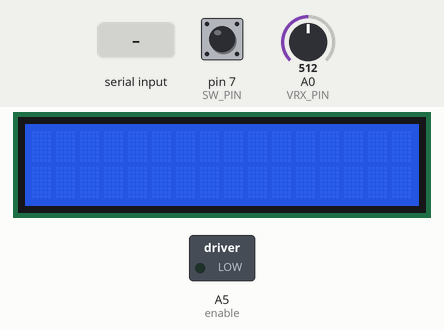
A sketch run on a simulated Arduino Uno, built with avr-gcc and run on an emulated ATmega328P. Parts: 16×2 character LCD, switched loads named in the sketch (green lamp = pin HIGH). Inputs (shaded band) come from the test bench; at power-on: pin 7 (SW_PIN) HIGH, A0 (VRX_PIN) = 512. What the sketch prints to the serial monitor is not drawn.

Above: at 1.2 s.
1.3 s: pin 7 (SW_PIN) pulled LOW for 0.15 s
At 4.1 s:
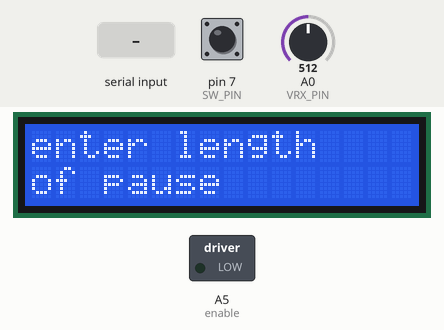
4.4 s: "1\n" received over Serial
At 7.2 s:
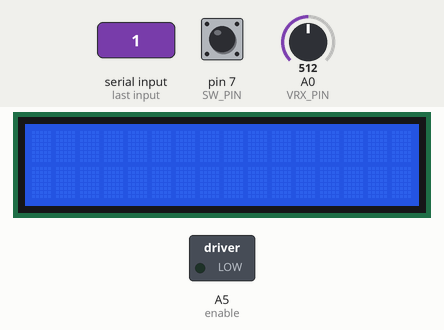
7.4 s: A0 (VRX_PIN) set to 792
10.4 s: A0 (VRX_PIN) set to 817
At 11.2 s:
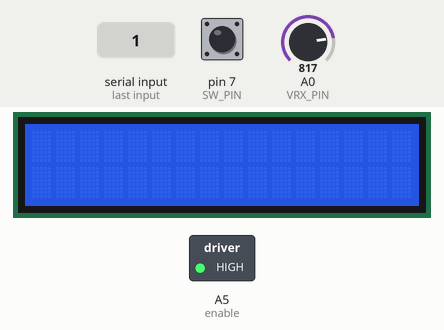
11.9 s: pin 7 (SW_PIN) pulled LOW for 1 s
At 16.65 s:
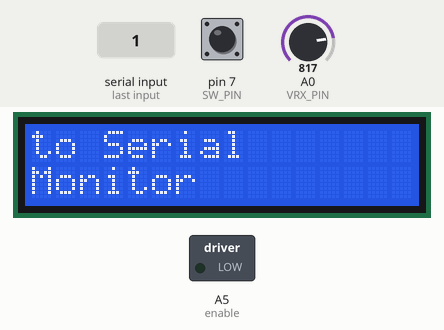
Timing chart, 0 to 16.9 s (numbered marks = the images above; inputs shaded):
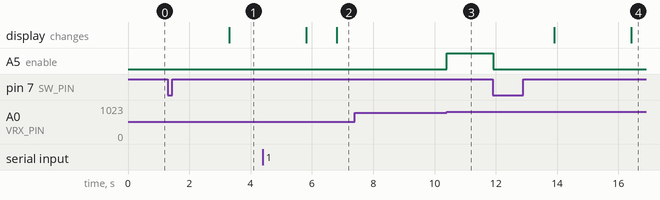

Measured:
- the behaviour switches between 799 and 800 on A0 (VRX_PIN) (found by bisection; images 2 and 3)
- after the input at 1.3 s, the display: changes after 2.0 s (image 1)
- after the input at 4.4 s, the display: first differs from a run without the input after 2.4 s (image 2)
- after the input at 7.4 s, every drawn part: stays the same
- after the input at 10.4 s, A5 (enable): LOW → HIGH at once
- after the input at 11.9 s, A5 (enable): HIGH → LOW at once; the display: first changes after 2.0 s (image 4 shows a later state)

The sketch:

Motor_Rotate.ino
```cpp
#include <ezButton.h>
#include <Wire.h>
#include <LiquidCrystal.h>

const int rs = 12, en =11, d4 = 5, d5 = 4, d6 = 3, d7 = 2;
LiquidCrystal lcd(rs, en, d4, d5, d6, d7);

#define VRX_PIN  A0 // Arduino pin connected to VRX pin
#define VRY_PIN  A1 // Arduino pin connected to VRY pin
#define SW_PIN   7  // Arduino pin connected to SW  pin
#define enable   A5  // Arduino pin connected to SW  pin


const int inPin2 = 6;
const int inPin1 = 10;

const int wait_time = 2000;

int writing = 0;
int init_time = 0;

ezButton button(SW_PIN);

void setup() {
  Wire.setClock(10000);
  lcd.begin(16, 2);
  Serial.begin(9600);
  button.setDebounceTime(0); // checks immediately
}

void loop() {
  Serial.println("at top");
  button.loop(); // does the debouncing
  int xValue = analogRead(VRX_PIN);
  //Serial.println(xValue);

  if (xValue <= 200)  {
    //Serial.print("This is X: ");
    //Serial.println(xValue);
    analogWrite(enable, 200);
    digitalWrite(inPin2, HIGH);
    digitalWrite(inPin1, LOW);
  }
  else if (xValue >= 800) {
    //Serial.print("This is X: ");
    //Serial.println(xValue);
    analogWrite(enable, 200);
    digitalWrite(inPin2, LOW);
    digitalWrite(inPin1, HIGH);
  }

  if (button.isPressed()) {
    init_time = millis();
    analogWrite(enable, 0);
    digitalWrite(inPin2, LOW);
    digitalWrite(inPin1, LOW);
    // if button is clicked twice
    Serial.println("what's up");
    while (millis() - init_time < wait_time) {
      Serial.println(button.getStateRaw());
      if (button.getStateRaw() == 1) {
        while ((millis() - init_time) < wait_time) {
          if (button.getStateRaw() == 0) {
            Serial.println("terminated");
            // note for future: always clear before you write
            lcd.clear();
            lcd.setCursor(1, 2);
            lcd.print("terminated");
            while (1 + 1 == 2) {}
          }
        }
      }
    }
    Serial.println("pause mode");
    lcd.clear();
    lcd.setCursor(0, 0);
    lcd.print("enter length");
    lcd.setCursor(0, 1);
    lcd.print("of pause");
    writing = millis();
    Serial.print(writing);
    while (millis() - writing < 2500) {}
    lcd.clear();
    lcd.print("to Serial");
    lcd.setCursor(0, 1);
    lcd.print("Monitor");
    Serial.end();
    Serial.begin(9600);
    while (!Serial.available()) {}
    int pause_time = millis();
    int pause = Serial.parseInt() * 1000;
    while (millis() - pause_time < pause) {}
    lcd.clear();
    Serial.print("done");
  }
}
/* Test program to figure out
if lcd is working and able to use both columns

lcd.clear();
lcd.setCursor(1, 2);
int lcd_print_time = millis();
lcd.print("terminated");

while ((millis() - lcd_print_time) < 5000) {}
int lcd_clear_time = millis();
lcd.clear();

while ((millis() - lcd_clear_time) < 5000) {}
*/
```
